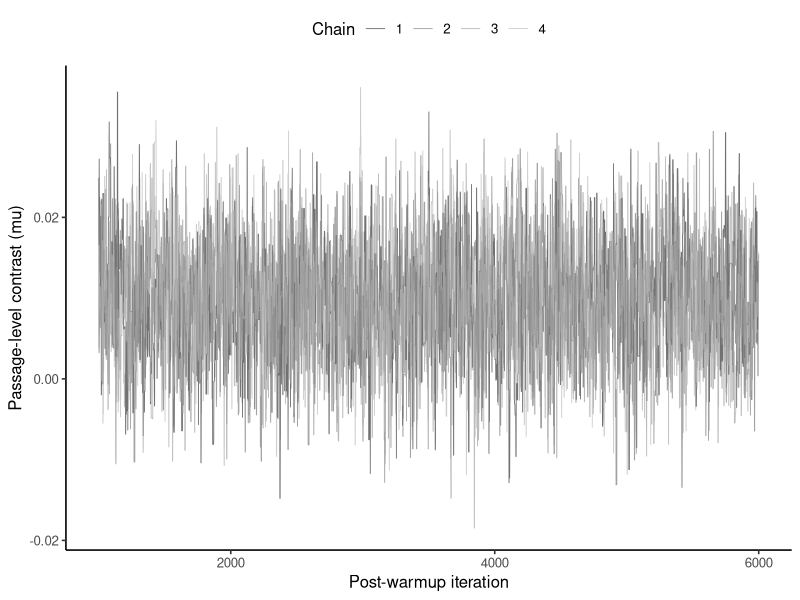

R code for this plot:
## ---- chunk 1
#| label: fit-provo-metropolis-hastings
#| code-fold: true
library(ggplot2)

provo <- read.csv("data/provo/passage-summaries.csv", stringsAsFactors = FALSE)
y <- provo$noun_minus_verb_log_ffd
nu <- 4
prior_scale <- 2 * sd(y)
log_sum_exp <- function(x) { m <- max(x); m + log(sum(exp(x - m))) }
log_target <- function(parameter_pair) {
  mu <- parameter_pair[1]; sigma <- exp(parameter_pair[2])
  sum(dt((y - mu) / sigma, df = nu, log = TRUE) - log(sigma)) +
    dnorm(mu, 0, prior_scale, log = TRUE) +
    log(2) + dnorm(sigma, 0, prior_scale, log = TRUE) + parameter_pair[2]
}
mode_fit <- optim(c(median(y), log(mad(y))),
                  function(parameter_pair) -log_target(parameter_pair), method = "BFGS",
                  hessian = TRUE,
                  control = list(reltol = 1e-12, maxit = 1000L))
local_sd <- sqrt(diag(solve(mode_fit$hessian)))
grid <- expand.grid(
  mu = seq(mode_fit$par[1] - 7 * local_sd[1],
           mode_fit$par[1] + 7 * local_sd[1], length.out = 321L),
  log_sigma = seq(mode_fit$par[2] - 7 * local_sd[2],
                  mode_fit$par[2] + 7 * local_sd[2], length.out = 321L)
)
grid$log_kernel <- apply(grid, 1, log_target)
grid$weight <- exp(grid$log_kernel - log_sum_exp(grid$log_kernel))
grid_values <- as.matrix(grid[, c("mu", "log_sigma")])
grid_mean <- colSums(grid_values * grid$weight)
centered <- sweep(grid_values, 2, grid_mean, "-")
grid_covariance <- crossprod(centered * sqrt(grid$weight))
proposal_cholesky <- chol((2.38^2 / 2) * grid_covariance)
posterior_cholesky <- t(chol(grid_covariance))
initial_z <- rbind(c(-2, -1), c(-.6, 1), c(.6, -1), c(2, 1))
initial <- t(vapply(seq_len(4), function(chain) {
  grid_mean + posterior_cholesky %*% initial_z[chain, ]
}, numeric(2)))

set.seed(2026101804)
iterations <- 6000L
warmup <- 1000L
chain_rows <- vector("list", 4L)
for (chain in seq_len(4L)) {
  current <- initial[chain, ]
  current_log_target <- log_target(current)
  rows <- vector("list", iterations)
  for (iteration in seq_len(iterations)) {
    proposal <- current + drop(rnorm(2) %*% proposal_cholesky)
    log_ratio <- log_target(proposal) - current_log_target
    accepted <- log(runif(1)) < min(0, log_ratio)
    previous <- current
    if (accepted) {
      current <- proposal
      current_log_target <- log_target(current)
    }
    rows[[iteration]] <- data.frame(
      chain, iteration, previous_mu = previous[1],
      proposed_mu = proposal[1], log_acceptance_ratio = log_ratio,
      accepted, mu = current[1], sigma = exp(current[2])
    )
  }
  chain_rows[[chain]] <- do.call(rbind, rows)
}
chains <- do.call(rbind, chain_rows)
saved <- subset(chains, iteration > warmup)
mh_summary <- do.call(rbind, lapply(split(saved, saved$chain), function(x) {
  data.frame(chain = x$chain[1], acceptance = mean(x$accepted),
             mean_mu = mean(x$mu), mean_sigma = mean(x$sigma))
}))

stopifnot(length(y) == 55L,
          all(mh_summary$acceptance > .33 & mh_summary$acceptance < .36))
mh_summary
## ---- chunk 2
#| label: plot-provo-metropolis-traces
#| fig-cap: "Four post-warmup random-walk MH chains targeting the passage-level Student-t model."
trace_opacity <- .65
ggplot(saved, aes(iteration, mu, group = factor(chain), color = factor(chain))) +
  geom_line(alpha = trace_opacity, linewidth = .3) +
  scale_color_grey(start = .15, end = .7) +
  labs(x = "Post-warmup iteration", y = "Passage-level contrast (mu)",
       color = "Chain") +
  theme_classic(base_size = 12) +
  theme(legend.position = "top")
